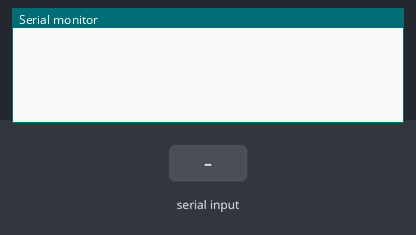
The sketch below on a simulated Arduino Uno, built with avr-gcc and run on an emulated ATmega328P. Shown: the last lines printed to the serial monitor. Inputs (shaded band) come from the test bench.

Above: at 1.2 s.
1.3 s: byte 30 received over Serial
At 2.4 s:
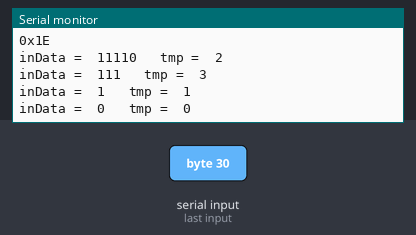
2.8 s: byte 90 received over Serial
At 3.5 s:
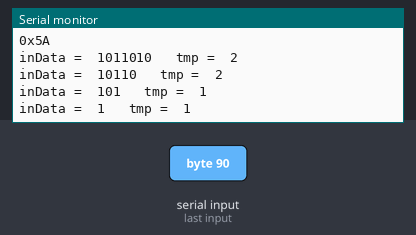
4.3 s: byte 120 received over Serial
At 4.7 s:
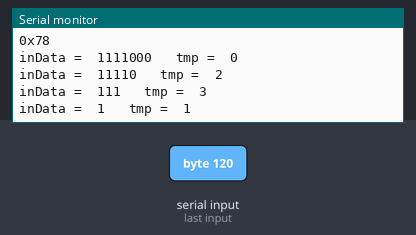
Timing chart, 0 to 7.3 s (numbered marks = the images above; inputs shaded):
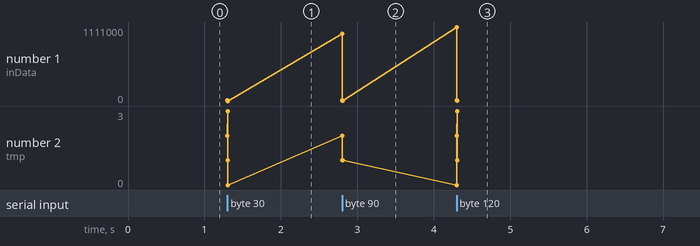

The sketch:

lab9_ask_tx.ino
```cpp
#include <Wire.h>
#include <Adafruit_MCP4725.h>
Adafruit_MCP4725 dac;


#define defaultFreq 1700 //DAC speed (Hz)
#define freq0 1500
const float A[4] = {1.25, 2.50, 3.75, 5.00};
const double S_DAC[4] = {sin(0), sin(1.5708), sin(3.14159), sin(4.71239)};
int delay0 , state = 0;

void setup() {
  Serial.begin(115200);
  dac.begin(0x64);
  delay0 = (1000000 / freq0 - 1000000 / defaultFreq) / 4;
  Serial.flush();

}

void loop() {
  int i = 0, x = 0;
  char inData = "";

  if (Serial.available() > 0) {

    inData = Serial.read();
    Serial.print("0x");
    Serial.println(inData, HEX);
    state = !state;


    if (state and inData != 0x0D and inData != 0x0Aa) {
      for (int k = 0; k < 4; k++) { //00 01 10 11
        int tmp = inData & 3;
        Serial.print("inData =  ");
        Serial.print(inData, BIN );
        Serial.print("   tmp =  ");
        Serial.print(tmp );
        for (int sl = 0; sl < 5; sl++) {

          for (int s = 0; s < 4; s++) {
            if(tmp == 3){
            x = mapX(S_DAC[4-s] * A[tmp] * 1.05, -5, 5, 0, 4095);
            dac.setVoltage(x, false);
            delayMicroseconds(delay0);
            }else{
            x = mapX(S_DAC[s] * A[tmp] * 1.05, -5, 5, 0, 4095);
            dac.setVoltage(x, false);
            delayMicroseconds(delay0);
            }
          }
        }
        inData >>= 2;
        Serial.println();
      }
      state = !state;
    }
  }

  dac.setVoltage(0, false);
}
// 11 00 00 00    01 00 00 00    10 00 00 00

double mapX(double x, double in_min, double in_max, double out_min, double out_max)
{
  return (x - in_min) * (out_max - out_min) / (in_max - in_min) + out_min;
}
```

Measured:
- after the input at 1.3 s, the serial monitor: prints a new line at once (image 1)
- after the input at 2.8 s, the serial monitor: prints a new line at once (image 2)
- after the input at 4.3 s, the serial monitor: prints a new line at once (image 3)
